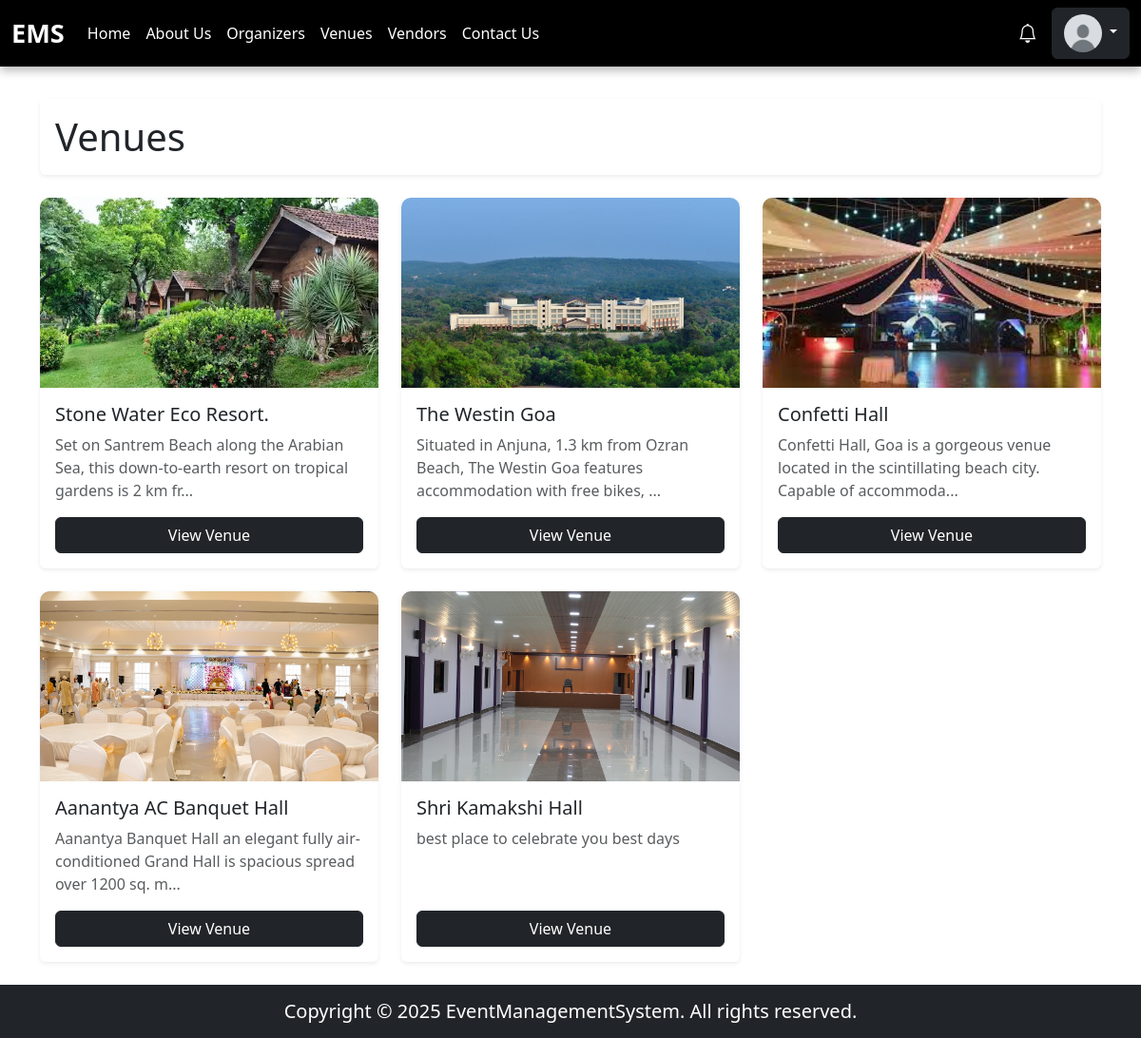
The page /pages/venue/venues.php (signed in) on the database its author committed.
### tables this page shows
CREATE TABLE `users` (
  `id` int(11) NOT NULL,
  `username` varchar(255) NOT NULL,
  `email` varchar(255) NOT NULL,
  `phone` varchar(20) NOT NULL,
  `password` varchar(255) NOT NULL,
  `location` varchar(255) NOT NULL,
  `role` enum('user','organizer','vendor','venue_owner') NOT NULL,
  `profile_picture` varchar(255) DEFAULT NULL,
  `created_at` timestamp NOT NULL DEFAULT current_timestamp()
);

CREATE TABLE `venues` (
  `id` int(11) NOT NULL,
  `owner_id` int(11) NOT NULL,
  `name` varchar(255) NOT NULL,
  `location` varchar(255) NOT NULL,
  `capacity` int(11) NOT NULL,
  `price_per_day` decimal(10,2) NOT NULL,
  `description` text DEFAULT NULL,
  `thumbnail` varchar(255) DEFAULT NULL,
  `manager_name` varchar(255) DEFAULT NULL,
  `manager_email` varchar(255) DEFAULT NULL,
  `manager_phone` varchar(20) DEFAULT NULL,
  `status` enum('pending','approved','rejected') DEFAULT 'pending',
  `created_at` timestamp NOT NULL DEFAULT current_timestamp(),
  `venue_used_for` varchar(255) NOT NULL
);

### pages/venue/venues.php (the view, shortened to what this page needs)
<?php
include "../../database/databaseConnection.php";
$query = "SELECT * FROM venues";
$result = $conn->query($query);
$venues = [];
if ($result) {
    while ($row = $result->fetch_assoc()) {
        if ($row["status"] === "approved") {
            $venues[] = $row;
        }
    }
}
?>
<!DOCTYPE html>
<html lang="en">
<head>
    <link rel="stylesheet" href="https://cdn.jsdelivr.net/npm/bootstrap@5.3.0/dist/css/bootstrap.min.css">
    <link rel="stylesheet" href="../../public/styles/style.css">
</head>
<body class="d-flex flex-column min-vh-100">
    <?php include("../../components/header.php") ?>
    <main class="container my-4 flex-grow-1">
        <div class="d-flex justify-content-between align-items-center bg-white p-3 rounded shadow-sm mb-4">
            <h1 class="m-0">Venues</h1>
        </div>
        <div class="row g-4">
            <?php foreach ($venues as $venue) : ?>
                <div class="col-lg-4 col-md-6">
                    <div class="card shadow-sm border-0 h-100">
                        <img src="<?= $venue['thumbnail'] ?>" class="card-img-top" alt="Venue Thumbnail">
                        <div class="card-body d-flex flex-column">
                            <h5 class="card-title"><?= htmlspecialchars($venue["name"]) ?></h5>
                            <p class="card-text text-muted">
                                <?= strlen($venue["description"]) > 100 ? substr($venue["description"], 0, 100) . "..." : htmlspecialchars($venue["description"]) ?>
                            </p>
                            <a href="venueDetails.php?venueId=<?= $venue['id'] ?>" class="btn btn-dark mt-auto">View Venue</a>
                        </div>
                    </div>
                </div>
            <?php endforeach; ?>
        </div>
    </main>
    <?php include("../../components/footer.php") ?>
</body>
</html>

### components/header.php (shortened to what this page needs)
<?php
include(__DIR__ . "/../database/databaseConnection.php");
$profilePic = "/EventManagementSystem/uploads/profilePics/default.png";
if (isset($_SESSION['user_id'])) {
    $user_id = $_SESSION['user_id'];
    $query = "SELECT profile_picture, role FROM users WHERE id = ?";
    $stmt = mysqli_prepare($conn, $query);
    mysqli_stmt_bind_param($stmt, "i", $user_id);
    mysqli_stmt_execute($stmt);
    $result = mysqli_stmt_get_result($stmt);
    if ($row = mysqli_fetch_assoc($result)) {
        if (!empty($row['profile_picture'])) {
            $profilePic = $row['profile_picture'];
        }
    }
}
?>
<!DOCTYPE html>
<html lang="en">
<head>
    <link href="https://cdn.jsdelivr.net/npm/bootstrap@5.3.0/dist/css/bootstrap.min.css" rel="stylesheet">
    <link rel="stylesheet" href="https://cdn.jsdelivr.net/npm/bootstrap-icons/font/bootstrap-icons.css">
</head>
<body>
<nav class="navbar navbar-expand-lg navbar-dark">
    <div class="container-fluid">
        <a class="navbar-brand" href="/EventManagementSystem/">EMS</a>
        <div class="collapse navbar-collapse" id="navbarNav">
            <ul class="navbar-nav me-auto">
                <li class="nav-item"><a class="nav-link" href="/EventManagementSystem/">Home</a></li>
                <li class="nav-item"><a class="nav-link" href="/EventManagementSystem/pages/aboutus.php">About Us</a></li>
                <li class="nav-item"><a class="nav-link" href="/EventManagementSystem/pages/organizers/organizers.php">Organizers</a></li>
                <li class="nav-item"><a class="nav-link" href="/EventManagementSystem/pages/venue/venues.php">Venues</a></li>
                <li class="nav-item"><a class="nav-link" href="/EventManagementSystem/pages/vendors/vendors.php">Vendors</a></li>
                <li class="nav-item"><a class="nav-link" href="/EventManagementSystem/pages/contactUs.php">Contact Us</a></li>
            </ul>
            <?php if (!isset($_SESSION['user_id'])): ?>
                <div class="d-flex">
                    <a href="/EventManagementSystem/pages/login.php" class="btn btn-outline-light me-2">Login</a>
                    <a href="/EventManagementSystem/pages/register.php" class="btn btn-warning">Register</a>
                </div>
            <?php else: ?>
                <div class="d-flex align-items-center">
                    <a href="/EventManagementSystem/pages/notifications.php" class="notification-icon">
                        <i class="bi bi-bell"></i>
                    </a>
                    <div class="dropdown">
                        <button class="btn btn-dark dropdown-toggle" type="button" data-bs-toggle="dropdown" aria-expanded="false">
                            <img src="<?php echo htmlspecialchars($profilePic, ENT_QUOTES, 'UTF-8'); ?>" alt="Profile Picture" class="profile-pic">
                        </button>
                    </div>
                </div>
            <?php endif; ?>
        </div>
    </div>
</nav>
</body>
</html>

### public/styles/style.css (style rules this page uses)
html, body { height: 100%; display: flex; flex-direction: column; }
.card img { height: 200px; object-fit: cover; border-top-left-radius: 10px; border-top-right-radius: 10px; }

### components/header.php (style rules this page uses)
.navbar { position: fixed; top: 0; width: 100%; z-index: 1000; background: #000; box-shadow: 0 4px 10px rgba(0, 0, 0, 0.3); }
.navbar-brand { font-size: 1.7rem; font-weight: bold; color: white; }
.navbar-nav .nav-link { color: white; }
.profile-pic { width: 40px; height: 40px; border-radius: 50%; }
.notification-icon { position: relative; display: inline-block; color: white; font-size: 20px; margin-right: 15px; cursor: pointer; }

### rows shown on the page
users: profile_picture (placeholder picture)
venues: thumbnail (picture), name "Stone Water Eco Resort.", description "Set on Santrem Beach along the Arabian Sea, this down-to-earth resort on tropical gardens is 2 km fr"
venues: thumbnail (picture), name "The Westin Goa", description "Situated in Anjuna, 1.3 km from Ozran Beach, The Westin Goa features accommodation with free bikes,"
venues: thumbnail (picture), name "Confetti Hall", description "Confetti Hall, Goa is a gorgeous venue located in the scintillating beach city. Capable of accommoda"
venues: thumbnail (picture), name "Aanantya AC Banquet Hall", description "Aanantya Banquet Hall an elegant fully air-conditioned Grand Hall is spacious spread over 1200 sq. m"
venues: thumbnail (picture), name "Shri Kamakshi Hall", description "best place to celebrate you best days"
